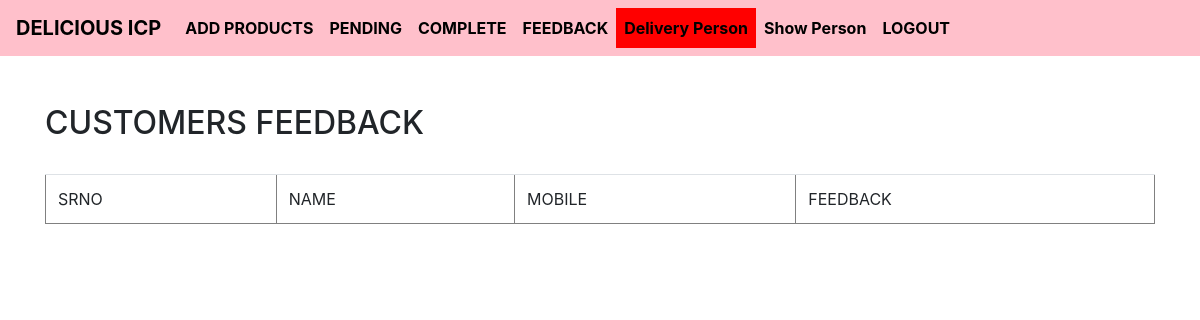
The app's page /feedback.php, older data.
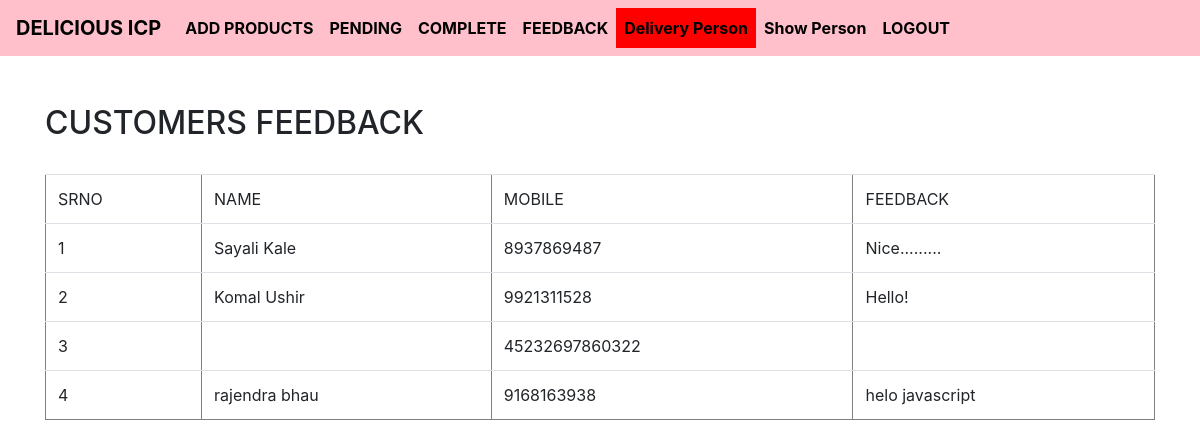
The same page, newer data.
### tables this page shows
CREATE TABLE `feedback` (
  `id` int(11) NOT NULL,
  `name` varchar(50) NOT NULL,
  `mobile` varchar(50) NOT NULL,
  `feedback` text NOT NULL
);

### feedback.php (the view, shortened to what this page needs)
<!DOCTYPE html>
<html>
<head>
  <link rel="stylesheet" href="https://cdn.jsdelivr.net/npm/bootstrap@4.6.2/dist/css/bootstrap.min.css">
</head>
<body>
<?php include_once "admin_nav.php"; ?>
<div class="container">
<br><br>
<H2> CUSTOMERS FEEDBACK </H2>
<br>
<div class="table-responsive">
 <table border="1" cellpadding="15" width="100%" class="table table-borderd">
 <tr>
 	 <td>SRNO</td>
   <TD>NAME</TD>
   <TD>MOBILE</TD>
   <TD>FEEDBACK</TD>
    </tr>
 <?php
    $con=mysqli_connect("localhost","root","","class");
    $query="select*from feedback ";
    $read=mysqli_query($con,$query);
    $counter=0;
    while($row =mysqli_fetch_array($read))
    {
    	$counter++;
    	 echo"
   <tr>
        <td>$counter</td>
       <td>$row[name]</td>
       <td>$row[mobile]</td>
       <td>$row[feedback]</td>
 	</tr>
    ";
    }
     ?>
 </table>
</body>
</html>

### admin_nav.php (shortened to what this page needs)
<nav class="navbar navbar-expand-md " style="background-color: pink;">
  <a class="navbar-brand" href="#" style="">DELICIOUS ICP</a>
  <div class="collapse navbar-collapse" id="collapsibleNavbar">
    <ul class="navbar-nav">
      <li class="nav-item">
        <a class="nav-link" href="add_products.php" >ADD PRODUCTS</a>
      </li>
      <li class="nav-item">
        <a class="nav-link" href="orders.php" >PENDING</a>
      </li>
      <li class="nav-item">
        <a class="nav-link" href="complete.php">COMPLETE</a>
      </li>
      <li class="nav-item">
        <a class="nav-link" href="feedback.php">FEEDBACK</a>
      </li>
      <li class="nav-item">
        <a class="nav-link" href="feedback.php" style="background: red;" data-toggle="modal" data-target="#myModal" >Delivery Person</a>
      </li>
      <li class="nav-item">
        <a class="nav-link" href="feedback.php" style="background: ;" data-toggle="modal" data-target="#showModal" >Show Person</a>
      </li>
      <li class="nav-item">
        <a class="nav-link" href="index.php">LOGOUT</a>
      </li>
    </ul>
  </div>
</nav>

### feedback.php (style rules this page uses)
a { color: black; font-weight: bold; }

Row changes from the older to the newer data that the page shows:
added feedback: name "Sayali Kale", mobile "8937869487", feedback "Nice........."
added feedback: name "Komal Ushir", mobile "9921311528", feedback "Hello!"
added feedback: mobile "45232697860322"
added feedback: name "rajendra bhau", mobile "9168163938", feedback "helo javascript"
